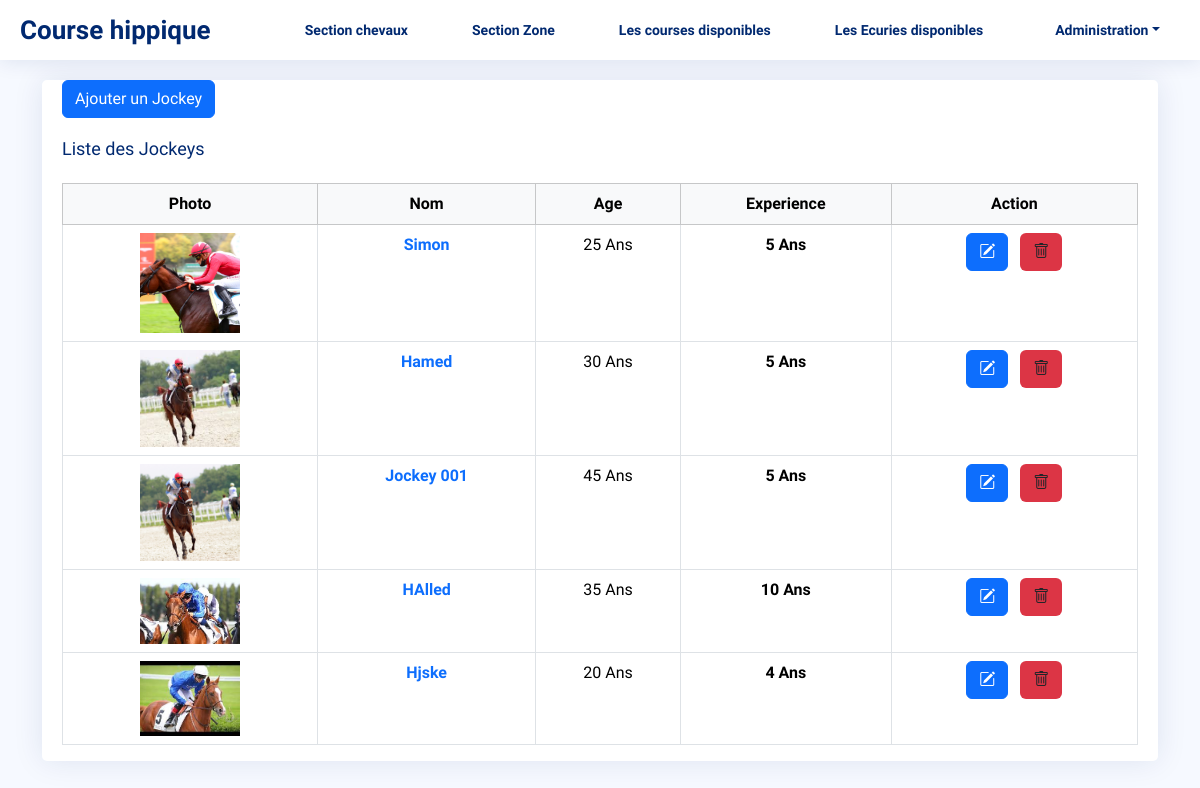
Page /jockeys/ on the committed database.
### hippodrome/models.py (models this page shows, shortened)
class Jockey(models.Model):
    name = models.CharField(max_length=100)  # Nom du jockey
    age = models.PositiveIntegerField()  # Âge du jockey
    experience = models.PositiveIntegerField(help_text="Expérience en années")  # Années d'expérience
    photo = models.ImageField(upload_to='jockeys/', blank=True, null=True)  # Photo du jockey

### hippodrome/views.py (the view)
# urls.py: path('jockeys/', views.jockey_list, name='jockey_list'),
def jockey_list(request):
    jockeys = Jockey.objects.all()  # Récupère tous les jockeys
    return render(request, 'hippodrome/jockey_list.html', {'jockeys': jockeys})  # Passe les jockeys au template

### templates/hippodrome/jockey_list.html (shortened to what this page needs)
{% extends 'base.html' %}
{% block main %}
  <main id="main" class="main">
    <div class="container">
<div class="col-12">
              <div class="card top-selling overflow-auto">
                <div class="card-body pb-0">
                 <a class="btn btn-primary" href="{% url 'hippodrome:add_jockey' %}"> Ajouter un Jockey</a>
                  <h5 class="card-title">Liste des Jockeys</h5>
                  <table class="table table-bordered text-center">
                    <thead class="table-light">
                      <tr>
                        <th scope="col">Photo</th>
                        <th scope="col">Nom</th>
                        <th scope="col">Age</th>
                        <th scope="col">Experience</th>
                        <th scope="col">Action</th>
                      </tr>
                    </thead>
                    <tbody>
                    {% for jockey in jockeys %}
                      <tr>
                        <th scope="row">
                            <a href="#">
                            {% if jockey.photo %}
                                <img src="{{ jockey.photo.url }}" alt="Photo de {{ jockey.name }}" width="100">
                            {% endif %}
                            </a>
                        </th>
                        <td><a href="#" class="text-primary fw-bold">{{ jockey.name }}</a></td>
                        <td>{{ jockey.age }} Ans</td>
                        <td class="fw-bold">{{ jockey.experience }} Ans</td>
                        <td class="text-nowrap">
                             <a class="btn btn-primary d-inline-block me-2" href="{% url 'hippodrome:jockeys_update' jockey.id %}">
                                 <i class="bi bi-pencil-square"></i>
                             </a>
                             <a class="btn bg-danger d-inline-block" data-bs-toggle="modal" data-bs-target="#deleteJockeyModal{{ jockey.id }}">
                                  <i class="bi bi-trash"></i>
                             </a>
                        </td>
                      </tr>
                    {% endfor %}
                    </tbody>
                  </table>
                </div>
              </div>
            </div>
    </div>
  </main>
{% endblock %}

### static/css/style.css (style rules this page uses)
:root { scroll-behavior: smooth; }
body { font-family: "Birthstone", cursive; background: #f6f9ff; color: #444444; }
a { color: #4154f1; text-decoration: none; }
h1, h2, h3, h4, h5, h6 { font-family: "Birthstone", cursive; }
#main { margin-top: 60px; padding: 20px 30px; transition: all 0.3s; }
.card { margin-bottom: 30px; border: none; border-radius: 5px; box-shadow: 0px 0 30px rgba(1, 41, 112, 0.1); }
.card-title { padding: 20px 0 15px 0; font-size: 18px; font-weight: 500; color: #012970; font-family: "Birthstone", cursive; }
.card-body { padding: 0 20px 20px 20px; }

### rows in the picture
Jockey: photo (picture), name "Simon", age "25", experience "5"
Jockey: photo (picture), name "Hamed", age "30", experience "5"
Jockey: photo (picture), name "Jockey 001", age "45", experience "5"
Jockey: photo (picture), name "HAlled", age "35", experience "10"
Jockey: photo (picture), name "Hjske", age "20", experience "4"
